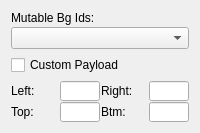
       <widget class="QWidget" name="pageMutable">
        <layout class="QVBoxLayout" name="verticalLayout_2">
         <item>
          <layout class="QVBoxLayout" name="verticalLayout_9">
           <property name="spacing">
            <number>2</number>
           </property>
           <item>
            <widget class="QLabel" name="lblBgm">
             <property name="text">
              <string>Mutable Bg Ids:</string>
             </property>
            </widget>
           </item>
           <item>
            <widget class="QComboBox" name="cboBgm">
             <property name="maximumSize">
              <size>
               <width>16777215</width>
               <height>16777215</height>
              </size>
             </property>
            </widget>
           </item>
          </layout>
         </item>
         <item>
          <widget class="QCheckBox" name="chkPayload">
           <property name="text">
            <string>Custom Payload</string>
           </property>
          </widget>
         </item>
         <item>
          <layout class="QVBoxLayout" name="verticalLayout_15">
           <property name="spacing">
            <number>1</number>
           </property>
           <item>
            <layout class="QHBoxLayout" name="horizontalLayout_15">
             <item>
              <layout class="QHBoxLayout" name="horizontalLayout_12">
               <item>
                <widget class="QLabel" name="lblMutLeft">
                 <property name="text">
                  <string>Left:</string>
                 </property>
                </widget>
               </item>
               <item>
                <widget class="QLineEdit" name="leMutLeft">
                 <property name="sizePolicy">
                  <sizepolicy hsizetype="Fixed" vsizetype="Fixed">
                   <horstretch>0</horstretch>
                   <verstretch>0</verstretch>
                  </sizepolicy>
                 </property>
                 <property name="maximumSize">
                  <size>
                   <width>40</width>
                   <height>20</height>
                  </size>
                 </property>
                 <property name="inputMask">
                  <string/>
                 </property>
                 <property name="text">
                  <string/>
                 </property>
                 <property name="alignment">
                  <set>Qt::AlignCenter</set>
                 </property>
                </widget>
               </item>
              </layout>
             </item>
             <item>
              <layout class="QHBoxLayout" name="horizontalLayout_13">
               <item>
                <widget class="QLabel" name="lblMutRight">
                 <property name="text">
                  <string>Right:</string>
                 </property>
                </widget>
               </item>
               <item>
                <widget class="QLineEdit" name="leMutRight">
                 <property name="sizePolicy">
                  <sizepolicy hsizetype="Fixed" vsizetype="Fixed">
                   <horstretch>0</horstretch>
                   <verstretch>0</verstretch>
                  </sizepolicy>
                 </property>
                 <property name="maximumSize">
                  <size>
                   <width>40</width>
                   <height>20</height>
                  </size>
                 </property>
                 <property name="inputMask">
                  <string/>
                 </property>
                 <property name="text">
                  <string/>
                 </property>
                 <property name="alignment">
                  <set>Qt::AlignCenter</set>
                 </property>
                </widget>
               </item>
              </layout>
             </item>
            </layout>
           </item>
           <item>
            <layout class="QHBoxLayout" name="horizontalLayout_19">
             <item>
              <layout class="QHBoxLayout" name="horizontalLayout_20">
               <item>
                <widget class="QLabel" name="lblMutTop">
                 <property name="text">
                  <string>Top:</string>
                 </property>
                </widget>
               </item>
               <item>
                <widget class="QLineEdit" name="leMutTop">
                 <property name="sizePolicy">
                  <sizepolicy hsizetype="Fixed" vsizetype="Fixed">
                   <horstretch>0</horstretch>
                   <verstretch>0</verstretch>
                  </sizepolicy>
                 </property>
                 <property name="maximumSize">
                  <size>
                   <width>40</width>
                   <height>20</height>
                  </size>
                 </property>
                 <property name="inputMask">
                  <string/>
                 </property>
                 <property name="text">
                  <string/>
                 </property>
                 <property name="alignment">
                  <set>Qt::AlignCenter</set>
                 </property>
                </widget>
               </item>
              </layout>
             </item>
             <item>
              <layout class="QHBoxLayout" name="horizontalLayout_21">
               <item>
                <widget class="QLabel" name="lblMutBtm">
                 <property name="text">
                  <string>Btm:</string>
                 </property>
                </widget>
               </item>
               <item>
                <widget class="QLineEdit" name="leMutBottom">
                 <property name="sizePolicy">
                  <sizepolicy hsizetype="Fixed" vsizetype="Fixed">
                   <horstretch>0</horstretch>
                   <verstretch>0</verstretch>
                  </sizepolicy>
                 </property>
                 <property name="maximumSize">
                  <size>
                   <width>40</width>
                   <height>20</height>
                  </size>
                 </property>
                 <property name="inputMask">
                  <string/>
                 </property>
                 <property name="text">
                  <string/>
                 </property>
                 <property name="alignment">
                  <set>Qt::AlignCenter</set>
                 </property>
                </widget>
               </item>
              </layout>
             </item>
            </layout>
           </item>
          </layout>
         </item>
        </layout>
       </widget>
